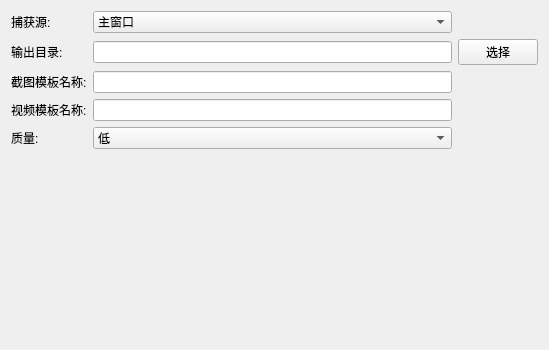
<?xml version="1.0" encoding="UTF-8"?>
<ui version="4.0">
 <class>VideoCapturePrefWidget</class>
 <widget class="QWidget" name="VideoCapturePrefWidget">
  <property name="geometry">
   <rect>
    <x>0</x>
    <y>0</y>
    <width>549</width>
    <height>350</height>
   </rect>
  </property>
  <property name="windowTitle">
   <string>视频捕获</string>
  </property>
  <layout class="QGridLayout" name="gridLayout">
   <item row="2" column="0">
    <widget class="QLabel" name="label_3">
     <property name="text">
      <string>截图模板名称:</string>
     </property>
    </widget>
   </item>
   <item row="1" column="2">
    <widget class="QPushButton" name="mChooseDir">
     <property name="text">
      <string>选择</string>
     </property>
    </widget>
   </item>
   <item row="4" column="1">
    <widget class="QComboBox" name="mBitRate">
     <property name="currentText">
      <string>低</string>
     </property>
     <item>
      <property name="text">
       <string>低</string>
      </property>
     </item>
     <item>
      <property name="text">
       <string>中</string>
      </property>
     </item>
     <item>
      <property name="text">
       <string>高</string>
      </property>
     </item>
    </widget>
   </item>
   <item row="4" column="0">
    <widget class="QLabel" name="label_2">
     <property name="text">
      <string>质量:</string>
     </property>
    </widget>
   </item>
   <item row="2" column="1">
    <widget class="QLineEdit" name="mScreenShotTemplate"/>
   </item>
   <item row="1" column="0">
    <widget class="QLabel" name="label">
     <property name="text">
      <string>输出目录:</string>
     </property>
    </widget>
   </item>
   <item row="6" column="1">
    <spacer name="verticalSpacer">
     <property name="orientation">
      <enum>Qt::Vertical</enum>
     </property>
     <property name="sizeHint" stdset="0">
      <size>
       <width>20</width>
       <height>40</height>
      </size>
     </property>
    </spacer>
   </item>
   <item row="1" column="1">
    <widget class="QLineEdit" name="mOutputDir">
     <property name="enabled">
      <bool>true</bool>
     </property>
     <property name="readOnly">
      <bool>true</bool>
     </property>
    </widget>
   </item>
   <item row="3" column="1">
    <widget class="QLineEdit" name="mVideoTemplate"/>
   </item>
   <item row="3" column="0">
    <widget class="QLabel" name="label_4">
     <property name="text">
      <string>视频模板名称:</string>
     </property>
    </widget>
   </item>
   <item row="0" column="0">
    <widget class="QLabel" name="label_5">
     <property name="text">
      <string>捕获源:</string>
     </property>
    </widget>
   </item>
   <item row="0" column="1">
    <widget class="QComboBox" name="mCaptureSource">
     <item>
      <property name="text">
       <string>主窗口</string>
      </property>
     </item>
     <item>
      <property name="text">
       <string>当前窗口</string>
      </property>
     </item>
    </widget>
   </item>
  </layout>
 </widget>
 <tabstops>
  <tabstop>mCaptureSource</tabstop>
  <tabstop>mOutputDir</tabstop>
  <tabstop>mChooseDir</tabstop>
  <tabstop>mScreenShotTemplate</tabstop>
  <tabstop>mVideoTemplate</tabstop>
  <tabstop>mBitRate</tabstop>
 </tabstops>
 <resources/>
 <connections/>
</ui>
